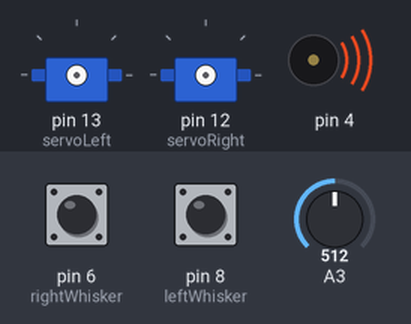
The sketch below on a simulated Arduino Uno, built with avr-gcc and run on an emulated ATmega328P. On the bench: 2 × servo, buzzer (waves = sounding). The test bench sets the inputs (shaded band); at power-on: pin 6 (rightWhisker) LOW, pin 8 (leftWhisker) LOW, A3 = 512. What the sketch prints to the serial monitor is not drawn.

Above: at 0.1 s.
At 1.1 s:
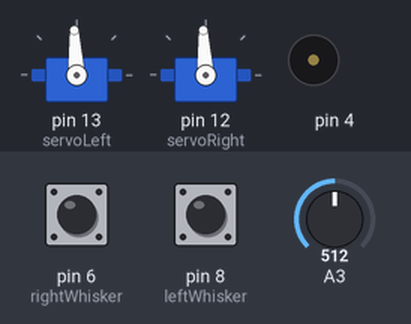
Timing chart, 0 to 2.6 s (numbered marks = the images above):
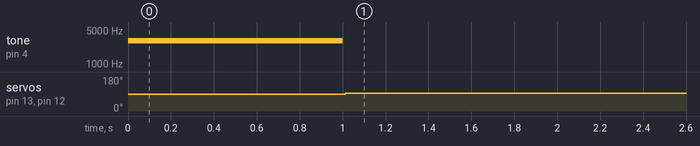

The sketch:

basicstop.ino
```cpp
/*
 * Robotics with the BOE Shield - PhototransistorVoltage
 * Display voltage of phototransistor circuit output connected to A3 in
 * the serial monitor.
 */
#include <Servo.h>

Servo servoLeft;
Servo servoRight;
int rightWhisker = 6;
int leftWhisker = 8;
// Whisker sensors
int whiskerNone = 0;
int whiskerLeft = 1;
int whiskerRight = 2;
int whiskerBoth = 3;

int speedLeft=0, speedRight=0;

void setup()                                 // Built-in initialization block
{
  Serial.begin(9600);                 // Set data rate to 9600 bps
  tone(4, 3000, 1000);
  delay(1000);
  servoLeft.attach(13);
  servoRight.attach(12);
  pinMode(rightWhisker, INPUT);
  pinMode(leftWhisker, INPUT);
}

void loop()                                  // Main loop auto-repeats
{

   delay(10);

  Serial.println(volts(A3));
  if(volts(A3)>3.0){
    speedLeft=-20;
    speedRight=-20;
  }
  else if(volts(A3)<2.0)
  {
    speedLeft=-20;
    speedRight=20;
  }

  int collision = checkWhiskers();
  if (collision > 0)
  {
    speedLeft = 0;
    speedRight = 0;
    // Serial.print(collision);
  }

  // Delay for 1 second ><
  maneuver(speedLeft,speedRight,20);


}

float volts(int adPin)                       // Measures volts at adPin
{                                            // Returns floating point voltage
 return float(analogRead(adPin)) * 5.0 / 1024.0;
}

int checkWhiskers()
{
  byte wLeft = digitalRead(leftWhisker);
  byte wRight = digitalRead(rightWhisker);
  if (wLeft == 1 && wRight == 1)
  {
    return whiskerNone;
  }
  else if (wLeft == 0 && wRight == 1)
  {
    return whiskerLeft;
  }
  else if (wLeft == 1 && wRight == 0)
  {
    return whiskerRight;
  }
  else if (wLeft == 0 && wRight == 0)
  {
    return whiskerBoth;
  }
}

void maneuver(int speedLeft, int speedRight, int msTime)
{
  servoLeft.writeMicroseconds(1500 + speedLeft);   // Set left servo speed
  servoRight.writeMicroseconds(1500 - speedRight); // Set right servo speed
  if(msTime==-1)                                   // if msTime = -1
  {
    servoLeft.detach();                            // Stop servo signals
    servoRight.detach();
  }
  delay(msTime);                                   // Delay for msTime
}
```

Measured:
- by itself, servo on pin 13 (servoLeft), servo on pin 12 (servoRight): 90° → 93° at 1.0 s
